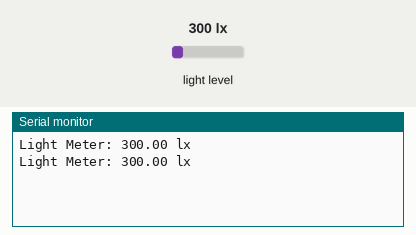
A sketch run on a simulated ESP8266 (NodeMCU). On the bench: the last lines printed to the serial monitor. Inputs (shaded band) come from the test bench; at power-on: light level 300 lx. WiFi joins after 1.5 s; servers stay silent unless stated.

Above: at 3.0 s.
3.1 s: light level set to 40 lx
At 4.4 s:
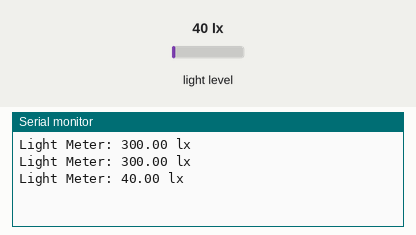
4.6 s: light level set to 500 lx
At 5.6 s:
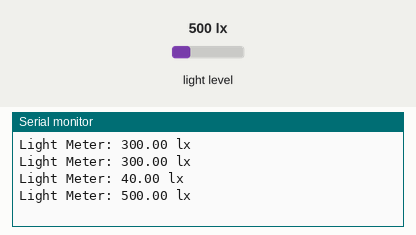
Timing chart, 0 to 7.6 s (numbered marks = the images above; inputs shaded):
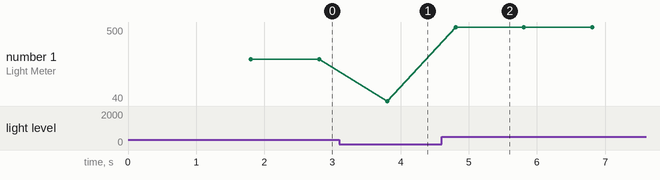

Measured:
- after the input at 3.1 s, the serial monitor: prints a new line after 0.71 s (image 1)
- after the input at 4.6 s, the serial monitor: prints a new line after 0.21 s (image 2)
- plotted number 1: 300 → 40 after the input at 3.1 s, 40 → 500 after the input at 4.6 s

The sketch:

task2.ino
```cpp
#include <Wire.h>         // adds I2C library
#include <BH1750.h>       // adds BH1750 library file
#define BLYNK_PRINT Serial
#include <Blynk.h>
#include <ESP8266WiFi.h>
#include <BlynkSimpleEsp8266.h>

char auth[] = "_YONn2J3C8pxB1iIItsalCkS2diOjW9E";       // You should get Auth Token in the Blynk App.
char ssid[] = "FLAT WIFI";                       // Your WiFi credentials.
char pass[] = "Anand#478";

BH1750 lightMeter;

void setup()
{
  Wire.begin();
  Serial.begin(9600);
  Blynk.begin(auth, ssid, pass);
  lightMeter.begin();

}
void loop()
{
  Blynk.run();
  float lux = lightMeter.readLightLevel();
  Serial.print("Light Meter: ");
  Serial.print(lux);
  Serial.println(" lx");
  Blynk.virtualWrite(V2, lux);
  delay(1000);
}
```
